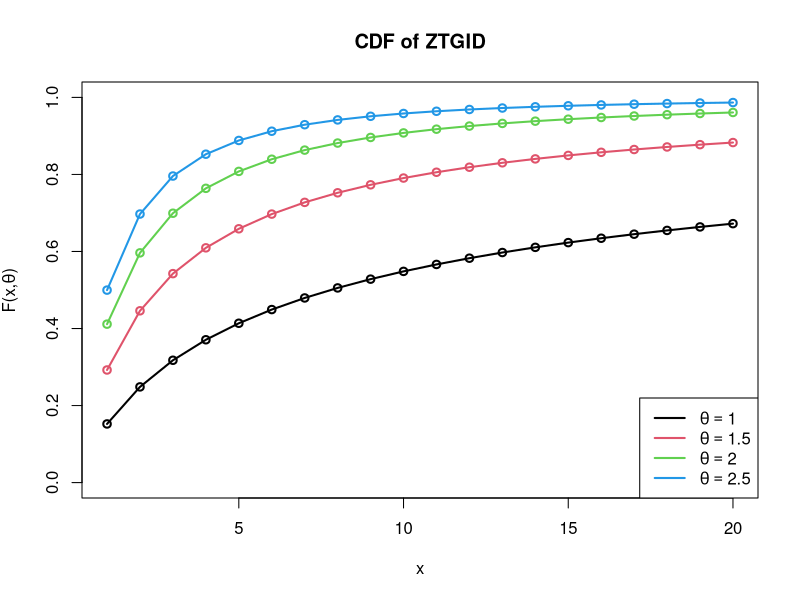

The R script that drew this image:
# PMF of parent GID

pmf_gid <- function(x, theta){
  
  const <- theta^3/(theta^3 + 2)
  
  s <- 0
  
  for(k in 0:x){
    s <- s + ((-1)^k) * choose(x,k) *
      ( theta/(theta+k+1) + 2/(theta+k+1)^3 )
  }
  
  return(const * s)
}

#Zero-truncated PMF

pmf_ztgid <- function(x, theta){
  
  p0 <- pmf_gid(0, theta)
  
  return( pmf_gid(x, theta) / (1 - p0) )
}

#CDF

cdf_ztgid <- function(x, theta){
  
  sum(sapply(1:x, function(t) pmf_ztgid(t, theta)))
}

# Generate values

x <- 1:20   # for adjust only

theta_vals <- c(1,1.5,2,2.5)

cdf_matrix <- sapply(theta_vals, function(th){
  sapply(x, function(xx) cdf_ztgid(xx, th))
})

# Plot

plot(x, cdf_matrix[,1],
     type="o",
     lwd=2,
     ylim=c(0,1),
     xlab="x",
     ylab = expression(paste("F(x,", theta, ")")),
     main="CDF of ZTGID")

lines(x, cdf_matrix[,2], type="o", lwd=2, col=2)
lines(x, cdf_matrix[,3], type="o", lwd=2, col=3)
lines(x, cdf_matrix[,4], type="o", lwd=2, col=4)

legend("bottomright",
       legend=c(expression(theta==1),
                expression(theta==1.5),
                expression(theta==2),
                expression(theta==2.5)),
       col=1:4,
       lwd=2)
